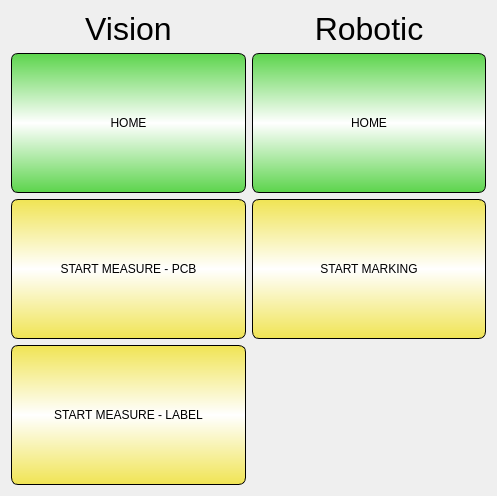
<?xml version="1.0" encoding="UTF-8"?>
<ui version="4.0">
 <class>CollabControlWidget</class>
 <widget class="QWidget" name="CollabControlWidget">
  <property name="geometry">
   <rect>
    <x>0</x>
    <y>0</y>
    <width>497</width>
    <height>496</height>
   </rect>
  </property>
  <property name="windowTitle">
   <string>Form</string>
  </property>
  <property name="styleSheet">
   <string notr="true">/* 
	primary color: #6CD2F0
	primary color dark: #398AA3
	alternate color: #F0E454
	alternare color dark: #A39C41
	accent color: #F03E72
	background color: #aee2f0
*/

QPushButton {
	border: 1px;
	border-style: outset;
	border-radius: 7px;
	border-color: black;
	background-color: #F0E454;
	background-color: rgb(240, 228, 84);
	
	background-color: qlineargradient(spread:reflect, x1:0.5, y1:0, x2:0.5, y2:0.5, stop:0 rgba(240, 228, 84, 255), stop:1 rgba(255, 255, 255, 255));
}

QPushButton:pressed {
	border: 1px;
	border-style: outset;
	border-radius: 7px;
	border-color: black;
	background-color: #F0E454;
	background-color: rgb(240, 228, 84);
	background-color: qlineargradient(spread:reflect, x1:0.5, y1:0, x2:0.5, y2:0.5, stop:0 rgba(163, 156, 65, 255), stop:1 rgba(255, 255, 255, 255));
}</string>
  </property>
  <layout class="QGridLayout" name="gridLayout" rowstretch="0,1,1,1" columnstretch="0,0">
   <item row="1" column="0">
    <widget class="QPushButton" name="button_home_vision">
     <property name="sizePolicy">
      <sizepolicy hsizetype="Minimum" vsizetype="Preferred">
       <horstretch>0</horstretch>
       <verstretch>0</verstretch>
      </sizepolicy>
     </property>
     <property name="minimumSize">
      <size>
       <width>0</width>
       <height>60</height>
      </size>
     </property>
     <property name="styleSheet">
      <string notr="true">QPushButton:!pressed {
	background-color: qlineargradient(spread:reflect, x1:0.5, y1:0, x2:0.5, y2:0.5, stop:0 rgba(92, 212, 76, 255), stop:1 rgba(255, 255, 255, 255));
}

QPushButton:pressed {
	background-color: qlineargradient(spread:reflect, x1:0.5, y1:0, x2:0.5, y2:0.5, stop:0 rgba(88, 198, 71, 255), stop:1 rgba(255, 255, 255, 255));
}</string>
     </property>
     <property name="text">
      <string>HOME</string>
     </property>
    </widget>
   </item>
   <item row="2" column="1">
    <widget class="QPushButton" name="button_start_marking">
     <property name="sizePolicy">
      <sizepolicy hsizetype="Minimum" vsizetype="Preferred">
       <horstretch>0</horstretch>
       <verstretch>0</verstretch>
      </sizepolicy>
     </property>
     <property name="minimumSize">
      <size>
       <width>0</width>
       <height>60</height>
      </size>
     </property>
     <property name="text">
      <string>START MARKING</string>
     </property>
    </widget>
   </item>
   <item row="1" column="1">
    <widget class="QPushButton" name="button_home_robotic">
     <property name="sizePolicy">
      <sizepolicy hsizetype="Minimum" vsizetype="Preferred">
       <horstretch>0</horstretch>
       <verstretch>0</verstretch>
      </sizepolicy>
     </property>
     <property name="minimumSize">
      <size>
       <width>0</width>
       <height>60</height>
      </size>
     </property>
     <property name="styleSheet">
      <string notr="true">QPushButton:!pressed {
	background-color: qlineargradient(spread:reflect, x1:0.5, y1:0, x2:0.5, y2:0.5, stop:0 rgba(92, 212, 76, 255), stop:1 rgba(255, 255, 255, 255));
}

QPushButton:pressed {
	background-color: qlineargradient(spread:reflect, x1:0.5, y1:0, x2:0.5, y2:0.5, stop:0 rgba(88, 198, 71, 255), stop:1 rgba(255, 255, 255, 255));
}</string>
     </property>
     <property name="text">
      <string>HOME</string>
     </property>
    </widget>
   </item>
   <item row="2" column="0">
    <widget class="QPushButton" name="button_measure_pcb">
     <property name="sizePolicy">
      <sizepolicy hsizetype="Minimum" vsizetype="Preferred">
       <horstretch>0</horstretch>
       <verstretch>0</verstretch>
      </sizepolicy>
     </property>
     <property name="minimumSize">
      <size>
       <width>0</width>
       <height>60</height>
      </size>
     </property>
     <property name="text">
      <string>START MEASURE - PCB</string>
     </property>
    </widget>
   </item>
   <item row="3" column="0">
    <widget class="QPushButton" name="button_measure_label">
     <property name="sizePolicy">
      <sizepolicy hsizetype="Minimum" vsizetype="Preferred">
       <horstretch>0</horstretch>
       <verstretch>0</verstretch>
      </sizepolicy>
     </property>
     <property name="minimumSize">
      <size>
       <width>0</width>
       <height>60</height>
      </size>
     </property>
     <property name="text">
      <string>START MEASURE - LABEL</string>
     </property>
    </widget>
   </item>
   <item row="0" column="0">
    <widget class="QLabel" name="label">
     <property name="minimumSize">
      <size>
       <width>0</width>
       <height>30</height>
      </size>
     </property>
     <property name="font">
      <font>
       <pointsize>24</pointsize>
      </font>
     </property>
     <property name="text">
      <string>Vision</string>
     </property>
     <property name="alignment">
      <set>Qt::AlignCenter</set>
     </property>
    </widget>
   </item>
   <item row="0" column="1">
    <widget class="QLabel" name="label_2">
     <property name="minimumSize">
      <size>
       <width>0</width>
       <height>30</height>
      </size>
     </property>
     <property name="font">
      <font>
       <pointsize>24</pointsize>
      </font>
     </property>
     <property name="text">
      <string>Robotic</string>
     </property>
     <property name="alignment">
      <set>Qt::AlignCenter</set>
     </property>
    </widget>
   </item>
   <item row="3" column="1">
    <widget class="QLabel" name="label_3">
     <property name="styleSheet">
      <string notr="true">image: url(:/images/logo);</string>
     </property>
     <property name="text">
      <string/>
     </property>
    </widget>
   </item>
  </layout>
 </widget>
 <resources>
  <include location="res.qrc"/>
 </resources>
 <connections/>
</ui>
